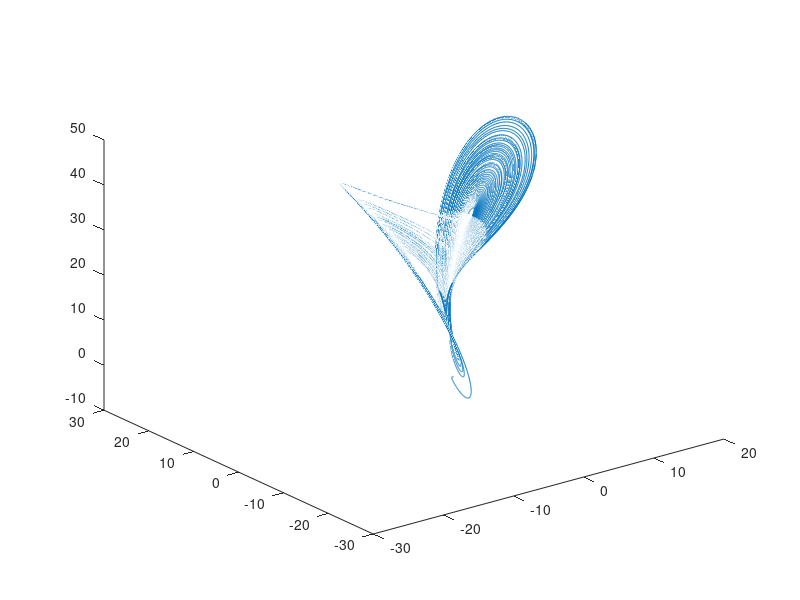

MATLAB code for this plot:
function ej1_exmc
t=[0:.001:100];
x0=[0;-1;-1];

[t,x]=ode45(@ej11,t,x0);

plot3(x(:,1),x(:,2),x(:,3));
end

function Dx=ej11(t,x)
a=10; b=28; c=8/3;

Dx=[a*(x(2)-x(1));
    x(1)*(b-x(3))-x(2); 
    x(1)*x(2)-c*x(3)];

end
